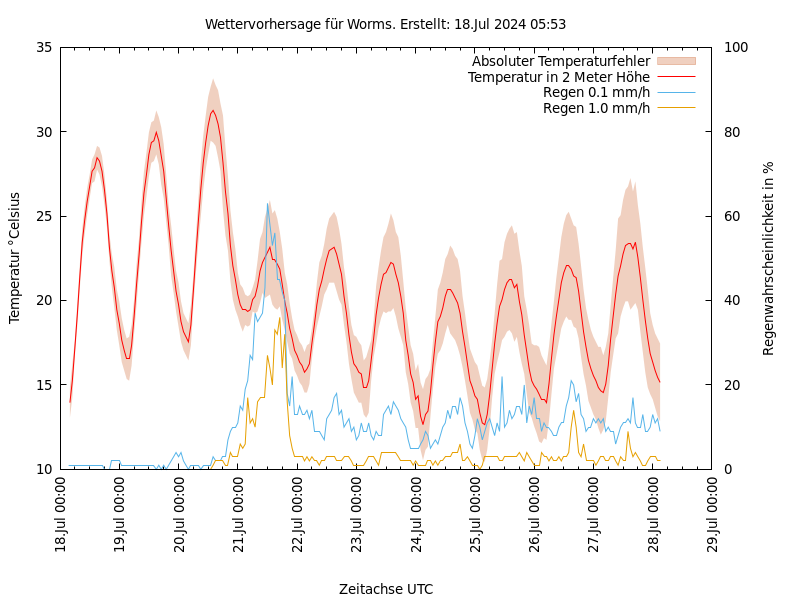

Write gnuplot code to recreate this figure.
set title "Wettervorhersage für Worms. Erstellt: "  .strftime("%d.%b %Y %H:%M", time(0)+7200)
set datafile separator ','
set xdata time
set timefmt "%Y-%m-%dT%H:%M"
set format x "%d.%b %H:%M" # otherwise it will show only MM:SS
set key autotitle columnhead
set ylabel "Temperatur °Celsius"
set xlabel 'Zeitachse UTC'
set xtics rotate
set y2range[0:100]
set y2tics # enable second axis
set ytics nomirror # dont show the tics on that side
set y2label "Regenwahrscheinlichkeit in %" # label for second axis
#set terminal wxt size 800,600 enhanced font 'Verdana,10' persist
set terminal pngcairo size 800,600 enhanced font 'Verdana,10'
set output 'Grafik/wetter2.png'
Shadecolor = "#80E0A080"

plot 'wetter.csv' using 4:(($5-273)+$23):(($5-273)-$23) with filledcurve fc rgb Shadecolor title "Absoluter Temperaturfehler",''using 4:($5-273) title 'Temperatur in 2 Meter Höhe' with lines lc "red",'' using 4:11 with lines axis x1y2 title 'Regen 0.1 mm/h','' using 4:17 with lines axis x1y2 title 'Regen 1.0 mm/h'


#// 4=date 5=temp 11= 0.1mm  17=10mm 23 0terror
